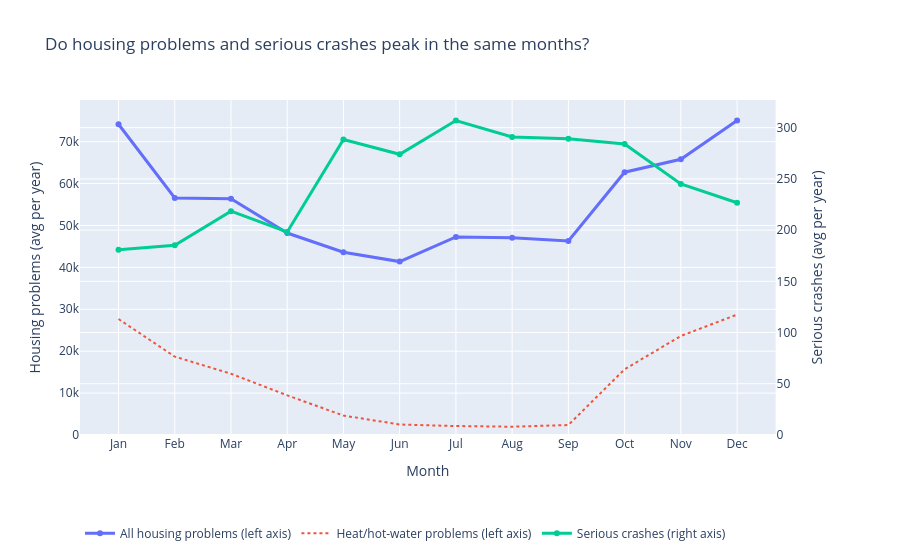

The code cell stored with this chart in its notebook:
### Markdown cell above
### Q4. Do housing problems and serious crashes peak in the same months?
   Housing complaints follow the heating season, while crashes may follow traffic, weather and daylight. If the two peak in different months, then seasonal timing gives no shared signal. Comparing them shows whether inspections and street-safety work should be scheduled together or separately.

### Code cell
from plotly.subplots import make_subplots

   MONTH_NAMES = ['Jan','Feb','Mar','Apr','May','Jun','Jul','Aug','Sep','Oct','Nov','Dec']

   def build_q4(df_housing_monthly, df_crashes):
       """Q4: Do housing problems and serious crashes peak in the same months?"""
       months = range(1, 13)
       # divide by the number of years actually present, so a one-year filter stays correct
       h_years = max(df_housing_monthly['year'].nunique(), 1)
       c_years = max(df_crashes['year'].nunique(), 1)

       housing = (df_housing_monthly.groupby('month')['problems'].sum()
                  .reindex(months, fill_value=0) / h_years)
       heat = (df_housing_monthly[df_housing_monthly['major_category'] == 'HEAT/HOT WATER']
               .groupby('month')['problems'].sum()
               .reindex(months, fill_value=0) / h_years)
       crashes = (df_crashes.groupby('month').size()
                  .reindex(months, fill_value=0) / c_years)

       fig = make_subplots(specs=[[{"secondary_y": True}]])
       fig.add_trace(go.Scatter(x=MONTH_NAMES, y=housing.values, name='All housing problems (left axis)',
                                mode='lines+markers', line=dict(width=3),
                                hovertemplate='%{x}: %{y:,.0f} problems/yr<extra>All housing</extra>'),
                     secondary_y=False)
       fig.add_trace(go.Scatter(x=MONTH_NAMES, y=heat.values, name='Heat/hot-water problems (left axis)',
                                mode='lines', line=dict(dash='dot'),
                                hovertemplate='%{x}: %{y:,.0f} problems/yr<extra>Heat/hot water</extra>'),
                     secondary_y=False)
       fig.add_trace(go.Scatter(x=MONTH_NAMES, y=crashes.values, name='Serious crashes (right axis)',
                                mode='lines+markers', line=dict(width=3),
                                hovertemplate='%{x}: %{y:,.0f} crashes/yr<extra>Serious crashes</extra>'),
                     secondary_y=True)

       fig.update_layout(title='Do housing problems and serious crashes peak in the same months?',
                         xaxis_title='Month', hovermode='x unified',
                         legend=dict(orientation='h', y=-0.25))
       fig.update_yaxes(title_text='Housing problems (avg per year)', secondary_y=False, rangemode='tozero')
       fig.update_yaxes(title_text='Serious crashes (avg per year)', secondary_y=True, rangemode='tozero')
       return fig

   build_q4(df_housing_monthly, df_crashes).show()

### Figure 1 — Plotly figure (JSON) as saved in the notebook; plotly's stock layout.template omitted (floating-point values rounded to 4 significant figures)
{"data": [{"hovertemplate": "%{x}: %{y:,.0f} problems/yr<extra>All housing</extra>", "line": {"width": 3}, "mode": "lines+markers", "name": "All housing problems (left axis)", "type": "scatter", "x": ["Jan", "Feb", "Mar", "Apr", "May", "Jun", "Jul", "Aug", "Sep", "Oct", "Nov", "Dec"], "xaxis": "x", "y": [74170.0, 56560.0, 56360.0, 48200.0, 43620.0, 41390.0, 47260.0, 47080.0, 46290.0, 62710.0, 65790.0, 75050.0], "yaxis": "y"}, {"hovertemplate": "%{x}: %{y:,.0f} problems/yr<extra>Heat/hot water</extra>", "line": {"dash": "dot"}, "mode": "lines", "name": "Heat/hot-water problems (left axis)", "type": "scatter", "x": ["Jan", "Feb", "Mar", "Apr", "May", "Jun", "Jul", "Aug", "Sep", "Oct", "Nov", "Dec"], "xaxis": "x", "y": [27670.0, 18710.0, 14620.0, 9466.0, 4640.0, 2509.0, 2140.0, 1975.0, 2384.0, 15690.0, 23630.0, 28740.0], "yaxis": "y"}, {"hovertemplate": "%{x}: %{y:,.0f} crashes/yr<extra>Serious crashes</extra>", "line": {"width": 3}, "mode": "lines+markers", "name": "Serious crashes (right axis)", "type": "scatter", "x": ["Jan", "Feb", "Mar", "Apr", "May", "Jun", "Jul", "Aug", "Sep", "Oct", "Nov", "Dec"], "xaxis": "x", "y": [180.8, 185.2, 218.5, 198.2, 288.5, 274.0, 307.0, 291.0, 289.2, 284.0, 245.0, 226.8], "yaxis": "y2"}], "layout": {"hovermode": "x unified", "legend": {"orientation": "h", "y": -0.25}, "title": {"text": "Do housing problems and serious crashes peak in the same months?"}, "xaxis": {"anchor": "y", "domain": [0, 0.94], "title": {"text": "Month"}}, "yaxis": {"anchor": "x", "domain": [0, 1], "rangemode": "tozero", "title": {"text": "Housing problems (avg per year)"}}, "yaxis2": {"anchor": "x", "overlaying": "y", "rangemode": "tozero", "side": "right", "title": {"text": "Serious crashes (avg per year)"}}}}
